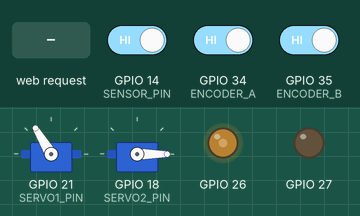
Recording of a program running on a simulated ESP32. Parts: 2 × servo, output pins drawn as LEDs (lit = HIGH). The test bench sets the inputs (shaded band); at power-on: GPIO 14 (SENSOR_PIN) HIGH, GPIO 34 (ENCODER_A) HIGH, GPIO 35 (ENCODER_B) HIGH. WiFi joins after 1.5 s; servers stay silent unless stated; storage starts empty; servo pulses on a pin are drawn as a servo (544–2400 µs = 0–180°); what the program prints to the serial monitor is not drawn.

Above: at 4.3 s.
4.4 s: GPIO 14 (SENSOR_PIN) driven LOW
At 5.6 s:
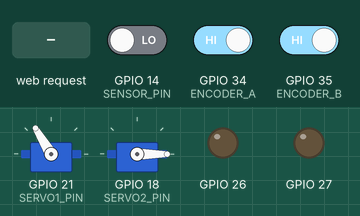
5.9 s: HTTP request GET /motor/right received
At 6.7 s:
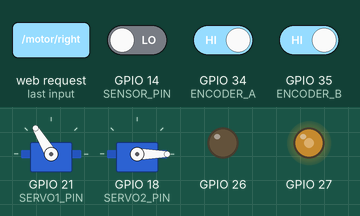
7.4 s: HTTP request GET /servo/open received
At 7.8 s:
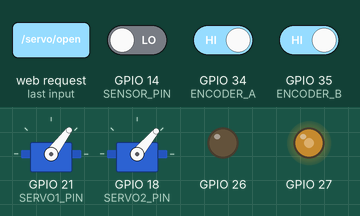
8.9 s: HTTP request GET /motor/left received
At 10.1 s:
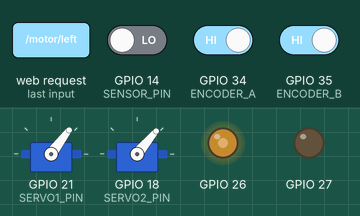
10.4 s: HTTP request GET /motor/stop received
At 11.3 s:
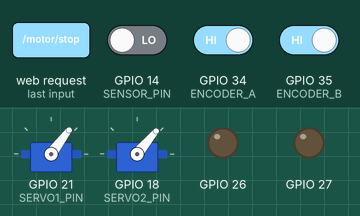
Timing chart, 0 to 12.9 s (numbered marks = the images above; inputs shaded):
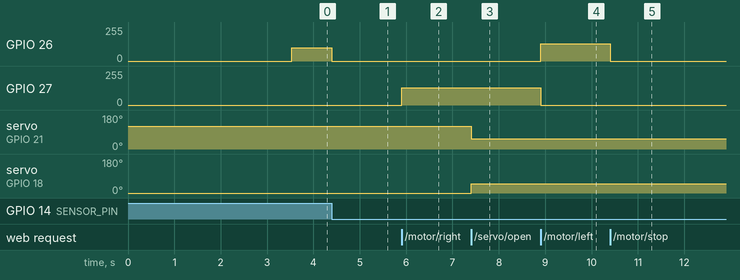

The program:

main.cpp
```cpp
#include <Arduino.h>
#include <WiFi.h>
#include <WebServer.h>
#include <FS.h>
#include <LittleFS.h>
#include "driver/ledc.h"

// ---------------- Pin definitions ----------------
#define MOTOR_IN1   26
#define MOTOR_IN2   27
#define ENCODER_A   34
#define ENCODER_B   35

#define SERVO1_PIN  21
#define SERVO2_PIN  18

// Proximity sensor (ACTIVE LOW at home)
#define SENSOR_PIN  14
#define SENSOR_ACTIVE()    (digitalRead(SENSOR_PIN) == LOW)
#define SENSOR_INACTIVE()  (!SENSOR_ACTIVE())

// ---------------- Wi-Fi settings -----------------
// Preferred STA network
#define STA_SSID  "ROBOT"
#define STA_PASS  "Robotic@123"
// Desired final static IP: keep gateway subnet, force last octet to 51
#define DESIRED_LAST_OCTET  100

// Fallback AP (if STA fails)
#define AP_SSID   "AI_Trash_Bin"
#define AP_PASS   "sgt@since2022"

// --------------- Pulses & bins -------------------
#define PULSES_PER_REV   23550L            // thực tế bạn đo
#define PULSES_PER_BIN   (PULSES_PER_REV/4)

// --------------- Motor speeds (0..255) ----------
#define DUTY_MANUAL       128              // 50% cho Turn Left/Right (nút thủ công)
#define DUTY_FAST         120              // chạy nhanh khi còn xa
#define DUTY_MEDIUM       100              // trung bình khi gần
#define DUTY_SLOW         90              // chậm khi vào đích
#define DUTY_HOME_SLOW    100              // reset: quay chậm 1 chiều

// --------------- Decel thresholds ---------------
#define THRESH_MED       1600              // <= ngưỡng -> medium
#define THRESH_SLOW       500              // <= ngưỡng -> slow

// --------------- Web server ---------------------
WebServer server(80);

// --------------- Encoder state ------------------
volatile long encoderCount = 0;
volatile int  lastEncoded  = 0;

// --------------- Bin state ----------------------
int currentBin  = 1; // 1..4
int previousBin = 1;

// ---------- Helper cập nhật trạng thái ----------
inline void setCurrentBin(int newBin, bool updatePrevious = true) {
  if (updatePrevious) previousBin = currentBin;
  currentBin = newBin;
}

// ---------------- Servo driver ------------------
class ServoLite {
public:
  bool attach(int pin, int minUs = 500, int maxUs = 2500,
              ledc_timer_t timer = LEDC_TIMER_1, ledc_channel_t channel = LEDC_CHANNEL_2) {
    _pin = pin; _minUs = minUs; _maxUs = maxUs; _timer = timer; _channel = channel;

    // 50Hz, 16-bit
    ledc_timer_config_t cfg = {};
    cfg.speed_mode      = LEDC_HIGH_SPEED_MODE;
    cfg.duty_resolution = LEDC_TIMER_16_BIT;
    cfg.timer_num       = _timer;
    cfg.freq_hz         = 50;
    cfg.clk_cfg         = LEDC_AUTO_CLK;
    ledc_timer_config(&cfg);

    ledc_channel_config_t ch = {};
    ch.gpio_num   = _pin;
    ch.speed_mode = LEDC_HIGH_SPEED_MODE;
    ch.channel    = _channel;
    ch.intr_type  = LEDC_INTR_DISABLE;
    ch.timer_sel  = _timer;
    ch.duty       = 0;
    ch.hpoint     = 0;
    ledc_channel_config(&ch);

    write(0);
    return true;
  }

  void write(int angle) {
    angle = constrain(angle, 0, 180);
    uint32_t us = _minUs + (uint32_t)((_maxUs - _minUs) * angle) / 180U;
    uint32_t duty = (uint32_t)((uint64_t)us * ((1u<<16) - 1u) / 20000u);
    ledc_set_duty(LEDC_HIGH_SPEED_MODE, _channel, duty);
    ledc_update_duty(LEDC_HIGH_SPEED_MODE, _channel);
  }

private:
  int _pin, _minUs, _maxUs;
  ledc_timer_t _timer;
  ledc_channel_t _channel;
};

ServoLite servo1, servo2;

// ---------------- Motor (LEDC) -------------------
static const ledc_timer_t   MOTOR_TIMER  = LEDC_TIMER_0;
static const ledc_channel_t MOTOR_CH_IN1 = LEDC_CHANNEL_0;
static const ledc_channel_t MOTOR_CH_IN2 = LEDC_CHANNEL_1;

inline uint8_t clampDuty(int v) { return (v<0)?0 : (v>255)?255 : (uint8_t)v; }

void motorSetup() {
  // 20 kHz, 8-bit
  ledc_timer_config_t t = {};
  t.speed_mode      = LEDC_HIGH_SPEED_MODE;
  t.duty_resolution = LEDC_TIMER_8_BIT;
  t.timer_num       = MOTOR_TIMER;
  t.freq_hz         = 20000;
  t.clk_cfg         = LEDC_AUTO_CLK;
  ledc_timer_config(&t);

  ledc_channel_config_t c = {};
  c.speed_mode = LEDC_HIGH_SPEED_MODE;
  c.intr_type  = LEDC_INTR_DISABLE;
  c.timer_sel  = MOTOR_TIMER;
  c.duty       = 0;
  c.hpoint     = 0;

  c.channel  = MOTOR_CH_IN1;
  c.gpio_num = MOTOR_IN1;
  ledc_channel_config(&c);

  c.channel  = MOTOR_CH_IN2;
  c.gpio_num = MOTOR_IN2;
  ledc_channel_config(&c);
}

void motorStop() {
  ledc_set_duty(LEDC_HIGH_SPEED_MODE, MOTOR_CH_IN1, 0);
  ledc_update_duty(LEDC_HIGH_SPEED_MODE, MOTOR_CH_IN1);
  ledc_set_duty(LEDC_HIGH_SPEED_MODE, MOTOR_CH_IN2, 0);
  ledc_update_duty(LEDC_HIGH_SPEED_MODE, MOTOR_CH_IN2);
}

// Left: PWM @ IN1, IN2=0
void motorLeft(uint8_t duty) {
  duty = clampDuty(duty);
  ledc_set_duty(LEDC_HIGH_SPEED_MODE, MOTOR_CH_IN1, duty);
  ledc_update_duty(LEDC_HIGH_SPEED_MODE, MOTOR_CH_IN1);
  ledc_set_duty(LEDC_HIGH_SPEED_MODE, MOTOR_CH_IN2, 0);
  ledc_update_duty(LEDC_HIGH_SPEED_MODE, MOTOR_CH_IN2);
}

// Right: PWM @ IN2, IN1=0
void motorRight(uint8_t duty) {
  duty = clampDuty(duty);
  ledc_set_duty(LEDC_HIGH_SPEED_MODE, MOTOR_CH_IN1, 0);
  ledc_update_duty(LEDC_HIGH_SPEED_MODE, MOTOR_CH_IN1);
  ledc_set_duty(LEDC_HIGH_SPEED_MODE, MOTOR_CH_IN2, duty);
  ledc_update_duty(LEDC_HIGH_SPEED_MODE, MOTOR_CH_IN2);
}

// Giữ tương thích với các nút thủ công
inline void motorLeft()  { motorLeft(DUTY_MANUAL);  }
inline void motorRight() { motorRight(DUTY_MANUAL); }

// ---------------- Servo helpers ------------------
void servoOpen()  { servo1.write(53);  servo2.write(50); }
void servoClose() { servo1.write(116); servo2.write(0);  }

// -------------- Encoder (x4 decode) --------------
void IRAM_ATTR updateEncoder() {
  int MSB = digitalRead(ENCODER_A);
  int LSB = digitalRead(ENCODER_B);
  int encoded = (MSB << 1) | LSB;
  int sum = (lastEncoded << 2) | encoded;
  if (sum==0b1101 || sum==0b0100 || sum==0b0010 || sum==0b1011) encoderCount++;
  else if (sum==0b1110 || sum==0b0111 || sum==0b0001 || sum==0b1000) encoderCount--;
  lastEncoded = encoded;
}

// ---------------- Simple HOMING ------------------
// Quay TRÁI chậm đến khi cảm biến ACTIVE (LOW) thì dừng, đặt Bin1, reset encoder.
void resetPosition() {
  servoClose();
  delay(100);

  pinMode(SENSOR_PIN, INPUT_PULLUP); // ACTIVE LOW

  if (SENSOR_INACTIVE()) {
    motorLeft(DUTY_HOME_SLOW);
    while (SENSOR_INACTIVE()) {
      server.handleClient();
      delay(1);
    }
    motorStop();
  }

  noInterrupts(); encoderCount = 0; interrupts();
  setCurrentBin(1, true); // previous = bin cũ, current = 1

  Serial.println("[HOMING] Done (simple, one-direction). At Bin 1.");
}

// Chu trình xả rác khi đã ở đúng bin
static inline void performDumpCycle() {
  delay(2000);      // ổn định
  servoOpen();
  delay(3000);      // mở trong 3s
  servoClose();
}

// --------------- Move to target bin --------------
void rotateToBin(int targetBin) {
  if (targetBin < 1 || targetBin > 4) return;

  // Nếu đang ở đúng bin cần xả: không di chuyển, không đổi previous/current
  if (targetBin == currentBin) {
    performDumpCycle();
    return;
  }

  // Tính hướng ngắn nhất
  int cwDelta  = (targetBin - currentBin + 4) % 4; // right
  int ccwDelta = (currentBin - targetBin + 4) % 4; // left
  long pulsesNeeded;
  bool goLeft;
  if (cwDelta <= ccwDelta) {
    pulsesNeeded = cwDelta * PULSES_PER_BIN;
    goLeft = false; // quay phải
  } else {
    pulsesNeeded = ccwDelta * PULSES_PER_BIN;
    goLeft = true;  // quay trái
  }

  // Reset encoder trước khi di chuyển
  noInterrupts(); encoderCount = 0; interrupts();

  // Bắt đầu ở tốc độ nhanh
  uint8_t duty = DUTY_FAST;
  if (goLeft) motorLeft(duty); else motorRight(duty);

  while (true) {
    server.handleClient();

    long traveled  = labs(encoderCount);
    if (traveled >= pulsesNeeded) break;

    long remaining = pulsesNeeded - traveled;
    uint8_t newDuty =
      (remaining <= THRESH_SLOW) ? DUTY_SLOW :
      (remaining <= THRESH_MED ) ? DUTY_MEDIUM : DUTY_FAST;

    if (newDuty != duty) {
      duty = newDuty;
      if (goLeft) motorLeft(duty); else motorRight(duty);
    }
    delay(1);
  }
  motorStop();

  performDumpCycle();

  // Cập nhật trạng thái: previous = bin cũ, current = target
  setCurrentBin(targetBin, true);
}

// ---------------- HTTP handlers ------------------
void handleRoot() {
  if (!LittleFS.exists("/index.html")) {
    server.send(200, "text/html",
      "<h3>index.html not found in LittleFS</h3>"
      "<p>Put index.html into /data and run uploadfs.</p>");
    return;
  }
  File f = LittleFS.open("/index.html", "r");
  server.streamFile(f, "text/html");
  f.close();
}
void handleEncoder()     { server.send(200, "text/plain", String(encoderCount)); }
void handleMotorLeft()   { motorLeft();  server.send(200, "text/plain", "left"); }
void handleMotorRight()  { motorRight(); server.send(200, "text/plain", "right"); }
void handleMotorStop()   { motorStop();  server.send(200, "text/plain", "stop"); }
void handleServoOpen()   { servoOpen();  server.send(200, "text/plain", "open"); }
void handleServoClose()  { servoClose(); server.send(200, "text/plain", "close"); }

void handleBin1()        { rotateToBin(1); server.send(200, "text/plain", "bin1"); }
void handleBin2()        { rotateToBin(2); server.send(200, "text/plain", "bin2"); }
void handleBin3()        { rotateToBin(3); server.send(200, "text/plain", "bin3"); }
void handleBin4()        { rotateToBin(4); server.send(200, "text/plain", "bin4"); }
void handleReset()       { resetPosition(); server.send(200, "text/plain", "reset"); }

void handleState() {
  String json = "{";
  json += "\"current\":"  + String(currentBin)  + ",";
  json += "\"previous\":" + String(previousBin);
  json += "}";
  server.send(200, "application/json", json);
}

// ---------------- Wi-Fi bootstrap ----------------
bool startWiFiPreferSTA() {
  WiFi.mode(WIFI_STA);
  WiFi.disconnect(true, true);
  delay(200);

  WiFi.begin(STA_SSID, STA_PASS);
  Serial.printf("Connecting STA to %s ...\n", STA_SSID);

  const unsigned long TOUT1 = 15000; // 15s để thử DHCP
  unsigned long t0 = millis();
  while (WiFi.status() != WL_CONNECTED && (millis() - t0) < TOUT1) {
    delay(250);
    Serial.print(".");
  }
  Serial.println();

  if (WiFi.status() == WL_CONNECTED) {
    IPAddress ip  = WiFi.localIP();
    IPAddress gw  = WiFi.gatewayIP();
    IPAddress sn  = WiFi.subnetMask();
    IPAddress dns = WiFi.dnsIP();

    uint32_t gw_u32  = (uint32_t)gw;
    uint32_t sn_u32  = (uint32_t)sn;
    uint32_t dns_u32 = (uint32_t)dns;

    Serial.printf("STA DHCP OK: IP=%s GW=%s SN=%s DNS=%s\n",
      ip.toString().c_str(), gw.toString().c_str(),
      sn.toString().c_str(), dns.toString().c_str());

    // Chỉ khi có gateway & subnet hợp lệ mới ép IP tĩnh cùng subnet
    if (gw_u32 != 0 && sn_u32 != 0) {
      IPAddress desired(gw[0], gw[1], gw[2], DESIRED_LAST_OCTET);

      bool needReconfig = (ip[0] != desired[0] ||
                           ip[1] != desired[1] ||
                           ip[2] != desired[2] ||
                           ip[3] != desired[3]);

      if (needReconfig) {
        Serial.printf("Reconfig static IP to %s ...\n", desired.toString().c_str());
        WiFi.disconnect(true, true);
        delay(200);
        if (dns_u32 == 0) dns = gw; // nếu DNS rỗng, dùng GW làm DNS
        if (!WiFi.config(desired, gw, sn, dns)) {
          Serial.println("WiFi.config() failed");
        }
        WiFi.begin(STA_SSID, STA_PASS);

        const unsigned long TOUT2 = 8000; // 8s cho lần reconnect
        t0 = millis();
        while (WiFi.status() != WL_CONNECTED && (millis() - t0) < TOUT2) {
          delay(250);
          Serial.print("#");
        }
        Serial.println();
      }
    }

    if (WiFi.status() == WL_CONNECTED) {
      Serial.printf("STA Ready. IP: %s\n", WiFi.localIP().toString().c_str());
      return true;
    }
  }

  // Fallback AP
  WiFi.mode(WIFI_AP);
  WiFi.softAP(AP_SSID, AP_PASS);
  Serial.printf("AP Mode. SSID=%s  PASS=%s  IP=%s\n",
                AP_SSID, AP_PASS, WiFi.softAPIP().toString().c_str());
  return false;
}

// -------------------- setup/loop ------------------
void setup() {
  Serial.begin(115200);

  // Auto-format if first time / corrupted
  if (!LittleFS.begin(true)) Serial.println("Failed to mount LittleFS (formatted)");
  else                       Serial.println("LittleFS mounted");

  // Wi-Fi: prefer STA(ROBOT), fallback to AP
  bool sta = startWiFiPreferSTA();

  // Motor & servo
  motorSetup();
  motorStop();
  servo1.attach(SERVO1_PIN);
  servo2.attach(SERVO2_PIN, 500, 2500, LEDC_TIMER_1, LEDC_CHANNEL_3);
  servoClose();

  // Sensor + Encoder
  pinMode(SENSOR_PIN, INPUT_PULLUP); // ACTIVE LOW
  pinMode(ENCODER_A, INPUT);
  pinMode(ENCODER_B, INPUT);
  attachInterrupt(digitalPinToInterrupt(ENCODER_A), updateEncoder, CHANGE);
  attachInterrupt(digitalPinToInterrupt(ENCODER_B), updateEncoder, CHANGE);

  // Homing đơn giản (1 chiều chậm)
  resetPosition();

  // Routes
  server.on("/",            handleRoot);
  server.on("/encoder",     handleEncoder);
  server.on("/motor/left",  handleMotorLeft);
  server.on("/motor/right", handleMotorRight);
  server.on("/motor/stop",  handleMotorStop);
  server.on("/servo/open",  handleServoOpen);
  server.on("/servo/close", handleServoClose);
  server.on("/bin1",        handleBin1);
  server.on("/bin2",        handleBin2);
  server.on("/bin3",        handleBin3);
  server.on("/bin4",        handleBin4);
  server.on("/reset",       handleReset);
  server.on("/state",       handleState);

  server.begin();
  if (sta) {
    Serial.printf("HTTP server on STA IP: %s:80\n", WiFi.localIP().toString().c_str());
  } else {
    Serial.printf("HTTP server on AP IP:  %s:80\n", WiFi.softAPIP().toString().c_str());
  }
}

void loop() {
  server.handleClient();
}
```

Measured:
- after the input at 4.4 s, GPIO 26: 100/255 → 0/255 at once
- after the input at 5.9 s, GPIO 27: 0/255 → 128/255 at once
- after the input at 7.4 s, servo on GPIO 21 (SERVO1_PIN): 121° → 53° at once; servo on GPIO 18 (SERVO2_PIN): 0° → 50° at once
- after the input at 8.9 s, GPIO 26: 0/255 → 128/255 at once; GPIO 27: 128/255 → 0/255 at once
- after the input at 10.4 s, GPIO 26: 128/255 → 0/255 at once
